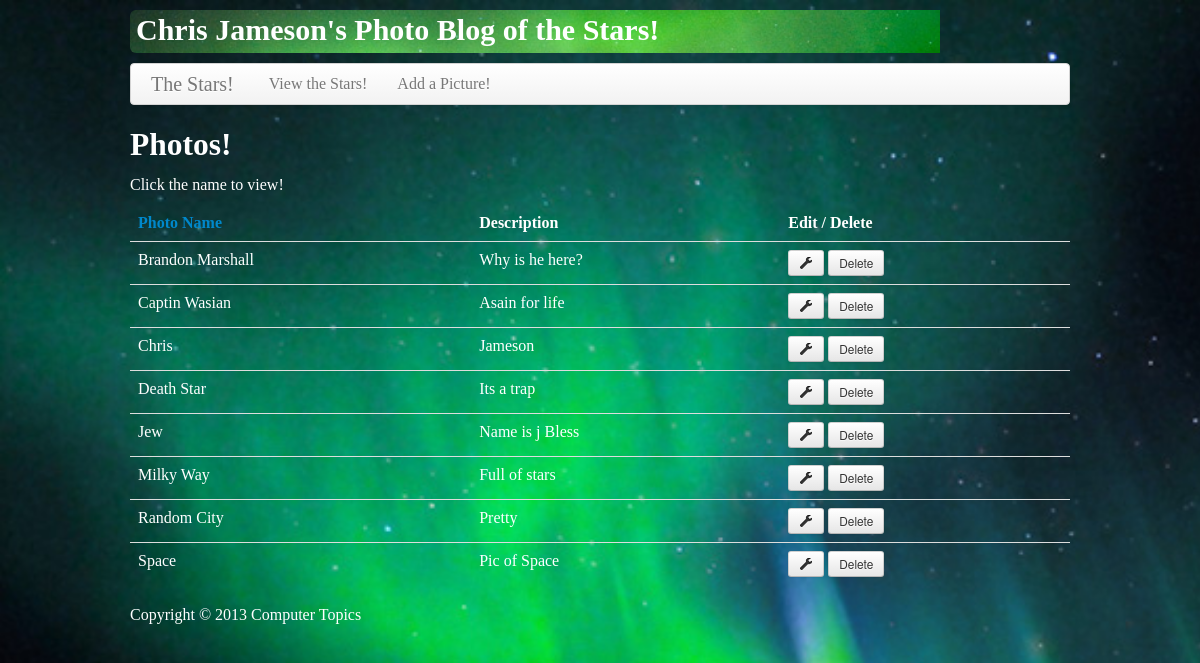
The app's page /?p=list_stars&sort=name with its own data.
### tables this page shows
CREATE TABLE IF NOT EXISTS `photos` (
  `photo_id` int(11) NOT NULL AUTO_INCREMENT,
  `photo_name` varchar(30) NOT NULL,
  `photo_des` text NOT NULL,
  `photo_ext` varchar(10) NOT NULL,
  PRIMARY KEY (`photo_id`)
);

### layout/main.php (called while the page is built, shortened)
<?php
if(isset($_GET['p'])) {
	$p = $_GET['p'];
} else {
	$p = DEFAULT_PAGE;
}
include("pages/$p.php");

### pages/list_stars.php (the view, shortened to what this page needs)
<h2>Photos!</h2><p>Click the name to view!</p>
<table class="table">
	<thead>
		<tr>
			<th><a href="?p=list_stars&sort=name">Photo Name</a></th>
			<th>Description</th>
			<th>Edit / Delete</th>
		</tr>
	</thead>
	<tbody>
<?php
if(isset($_GET['sort']) && $_GET['sort'] != '') {
	$orderby = "ORDER BY photo_{$_GET['sort']}";
} else {
	$orderby =  'ORDER BY photo_id';
}
$conn = new mysqli(DB_HOST,DB_USER,DB_PASS,DB_NAME);
$sql ="SELECT * FROM photos $orderby";
$results = $conn->query($sql);
while(($contact = $results->fetch_assoc()) != null) {
	extract($contact);
	?>
	<tr>
		<td><?php echo "<a href=\"?p=view_pic&id=$photo_id\" method=\"post\">$photo_name</a></td>"; ?>
		<td><?php echo $photo_des;
			echo 	"<td><a href=\"?p=form_edit_pic&id=$photo_id\" class=\"btn btn-small\" ><i class='icon-wrench icon-green'></i></a>";
			echo 	'<form style="display:inline;" method="post" action="./actions/delete.php">';
			echo	'<input type="submit" value="Delete" class="btn btn-small" />';
			echo	"</form>";
			echo	"</td>"; ?>
	</tr>
<?php }
?>
	</tbody>
</table>

### styles.css (style rules this page uses)
body { background:transparent url(upload/nl.jpg) no-repeat; background-size:1680px; font-family:comic sans ms; }
h1, p, label, li { color:white; font-size:16px; }
h2, input#file { color:white; }
td, th, tr { color:white; font-size:16px; }
td a { color:white; }

### records on screen
photos: photo_name "Brandon Marshall", photo_des "Why is he here?"
photos: photo_name "Captin Wasian", photo_des "Asain for life"
photos: photo_name "Chris", photo_des "Jameson"
photos: photo_name "Death Star", photo_des "Its a trap"
photos: photo_name "Jew", photo_des "Name is j Bless"
photos: photo_name "Milky Way", photo_des "Full of stars"
photos: photo_name "Random City", photo_des "Pretty"
photos: photo_name "Space", photo_des "Pic of Space"

### other values on screen
$text "View the Stars!"
$text "Add a Picture!"
